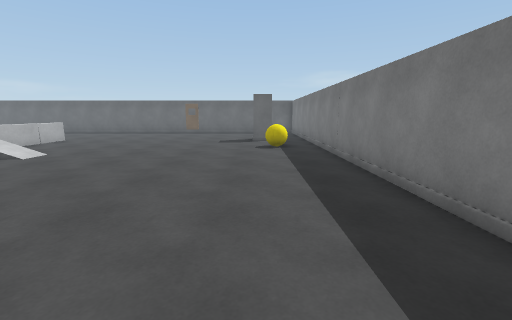
view 1 (above)

15 first-person views from a walk through a scene from a Unity 3-D project. The camera is 1.4 m above the floor, tilts 10° down and sees 90° across. The floor is counted in squares, 1 m on a side. Each view is taken from the middle of a square. On the plan, view 1 faces up. The plan holds only what a view shows up to about 13 squares ahead; the rest is blank. Some animated figures are left out. Surface patterns are stand-ins for the level's own textures.

view 2
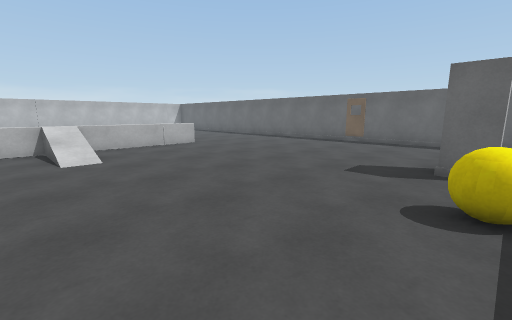

view 3
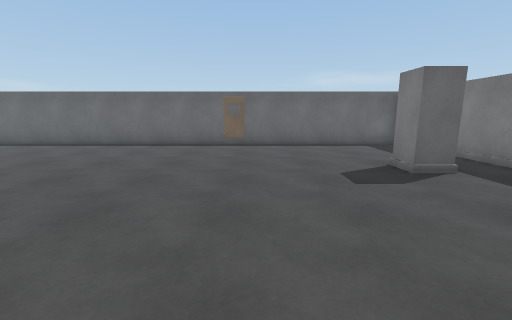

view 4
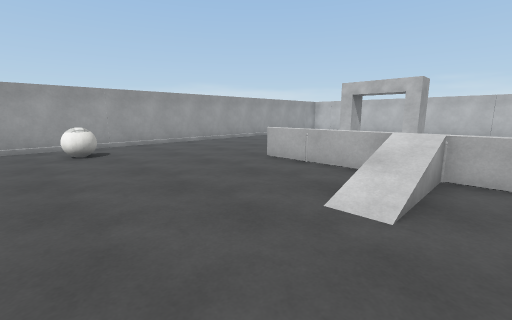

view 5
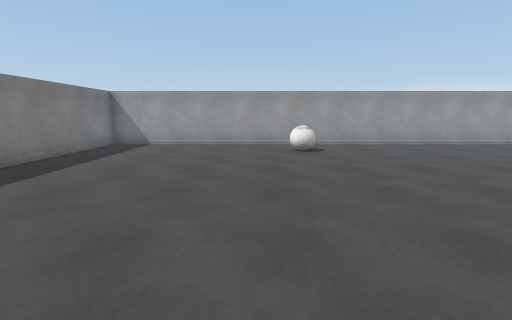

view 6
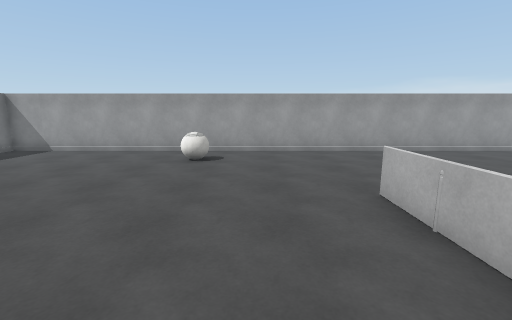

view 7
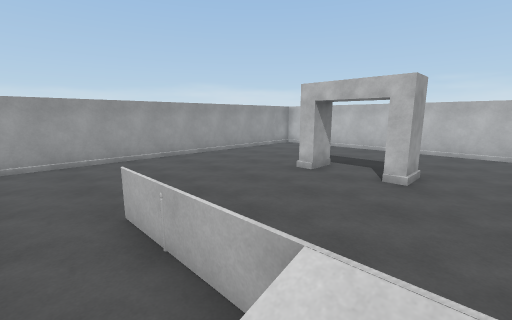

view 8
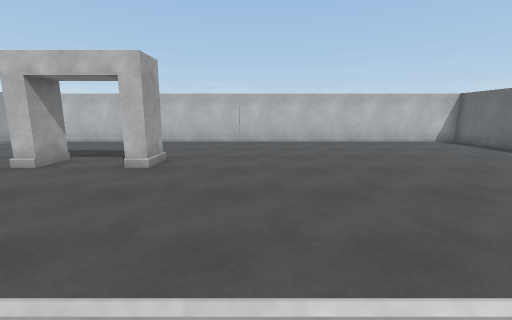

view 9
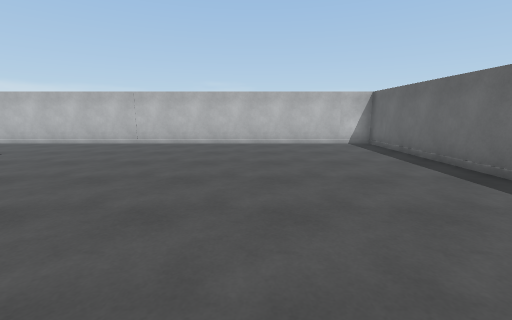

view 10
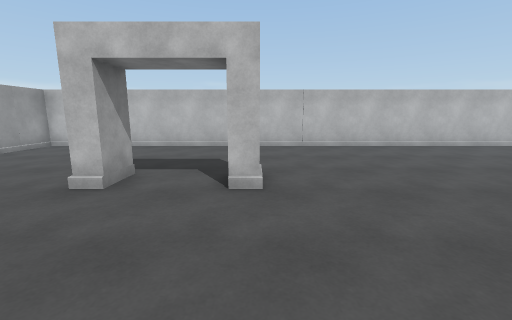

view 11
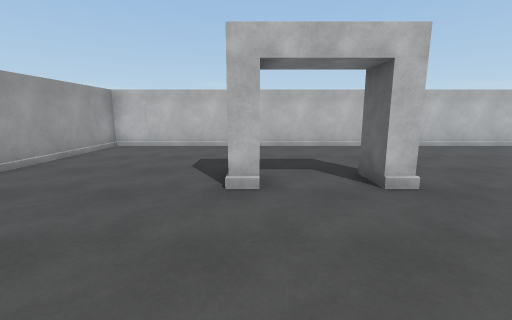

view 12
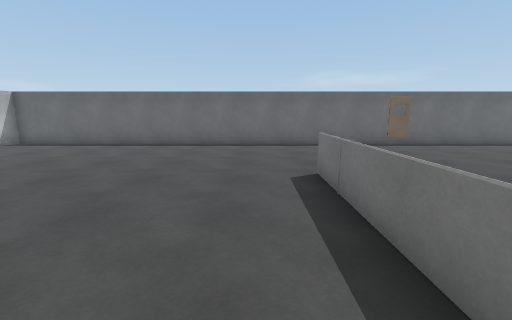

view 13
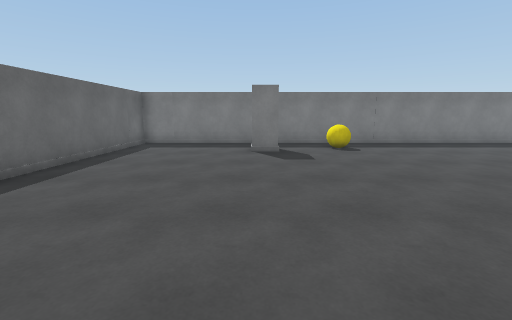

view 14
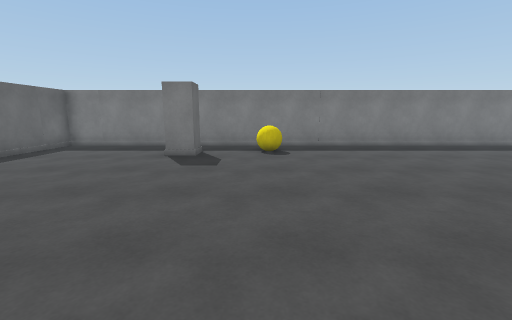

view 15
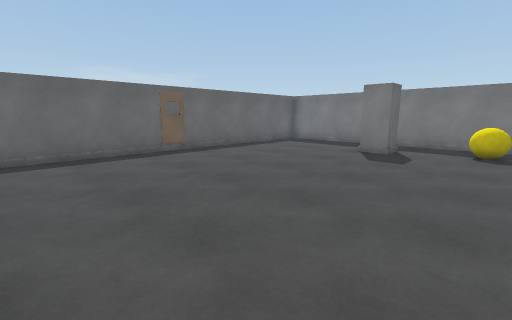

### Floor plan
Points are (right, up) in squares from view 1. A wall is a line through its corners. A room is listed if a view was taken in it or the views show most of it. See-through windows are left out.
Room 1 (views 1, 2, 3, 4, 5, 6, 7, 8, 9, 10, 11, 12, 13, 14, 15)
walls: (-18.1, 7.1) (-16.8, 7.1) (-16.8, 6.5) (-18, 6.5); (-18.1, 4.1) (-16.8, 4.1) (-16.8, 3.4); (2.9, 20.6) (-23.7, 20.6) (-23.7, -2.4) (2.9, -2.4) (2.9, 20.6)
low walls: (-10.5, 7.8) (-10.5, 4); (-8.5, 8.1) (-10.4, 8.1); (-10.5, 14) (-10.5, 9.6) (-10.5, 14.1)
objects: ball (-6, 0) to (-5, 0); column (0, 14) to (1, 15); yellow ball (1, 11) to (1, 12)

Where each view was taken, in squares from view 1:
view 1: 0 up, 0 right, facing up
view 2: 7 up, 1 right, facing up-left
view 3: 8 up, 4 left, facing up
view 4: 10 up, 4 left, facing down-left
view 5: 10 up, 4 left, facing down
view 6: 9 up, 8 left, facing down
view 7: 9 up, 9 left, facing down-left
view 8: 10 up, 10 left, facing left
view 9: 15 up, 11 left, facing left
view 10: 7 up, 12 left, facing left
view 11: 4 up, 12 left, facing left
view 12: 8 up, 12 left, facing up
view 13: 15 up, 10 left, facing right
view 14: 12 up, 9 left, facing right
view 15: 11 up, 10 left, facing up-right
